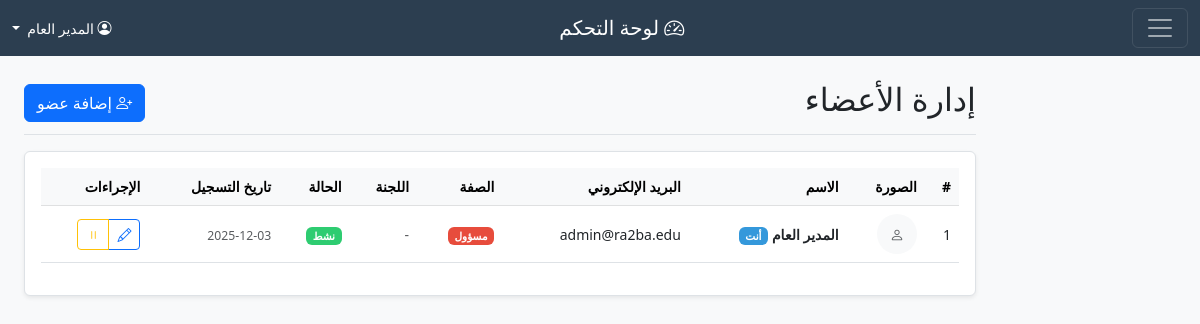
/admin/members.php (signed in), run on the app's committed database.
### tables this page shows
CREATE TABLE users (
    id INT PRIMARY KEY AUTO_INCREMENT,
    name VARCHAR(100) NOT NULL,
    email VARCHAR(100) UNIQUE NOT NULL,
    password VARCHAR(255) NOT NULL,
    role ENUM('admin', 'editor', 'supervisor') DEFAULT 'editor',
    committee VARCHAR(50),
    status ENUM('active', 'inactive') DEFAULT 'active',
    created_at TIMESTAMP DEFAULT CURRENT_TIMESTAMP,
    updated_at TIMESTAMP DEFAULT CURRENT_TIMESTAMP ON UPDATE CURRENT_TIMESTAMP
);

### admin/members.php (the view, shortened to what this page needs)
<?php
require_once '../functions.php';
include 'includes/header.php';
$stmt = $pdo->query("
    SELECT * FROM users
    ORDER BY created_at DESC
");
$members = $stmt->fetchAll();
?>
<div class="container-fluid mt-5">
    <div class="row">
        <main class="col-md-9 ms-sm-auto col-lg-10 px-md-4">
            <div class="d-flex justify-content-between flex-wrap flex-md-nowrap align-items-center pt-3 pb-2 mb-3 border-bottom">
                <h1 class="h2">إدارة الأعضاء</h1>
                <div class="btn-toolbar mb-2 mb-md-0">
                    <a href="member-add.php" class="btn btn-primary">
                        <i class="bi bi-person-plus"></i> إضافة عضو
                    </a>
                </div>
            </div>
            <div class="card">
                <div class="card-body">
                    <div class="table-responsive">
                        <table class="table table-hover">
                            <thead class="table-light">
                                <tr>
                                    <th>#</th>
                                    <th>الصورة</th>
                                    <th>الاسم</th>
                                    <th>البريد الإلكتروني</th>
                                    <th>الصفة</th>
                                    <th>اللجنة</th>
                                    <th>الحالة</th>
                                    <th>تاريخ التسجيل</th>
                                    <th>الإجراءات</th>
                                </tr>
                            </thead>
                            <tbody>
                                <?php if(empty($members)): ?>
                                <tr>
                                    <td colspan="9" class="text-center text-muted py-4">
                                        <i class="bi bi-people display-4 d-block mb-2"></i>
                                        لا توجد أعضاء
                                    </td>
                                </tr>
                                <?php else: ?>
                                <?php foreach($members as $index => $member): ?>
                                <tr>
                                    <td><?php echo $index + 1; ?></td>
                                    <td>
                                        <div class="bg-light rounded-circle d-flex align-items-center justify-content-center"
                                             style="width: 40px; height: 40px;">
                                            <i class="bi bi-person text-muted"></i>
                                        </div>
                                    </td>
                                    <td>
                                        <strong><?php echo $member['name']; ?></strong>
                                        <?php if($member['id'] == $_SESSION['user_id']): ?>
                                        <span class="badge bg-primary">أنت</span>
                                        <?php endif; ?>
                                    </td>
                                    <td><?php echo $member['email']; ?></td>
                                    <td>
                                        <span class="badge bg-<?php echo $member['role'] === 'admin' ? 'danger' : ($member['role'] === 'editor' ? 'warning' : 'info'); ?>">
                                            <?php echo $member['role'] === 'admin' ? 'مسؤول' : ($member['role'] === 'editor' ? 'محرر' : 'مشرف'); ?>
                                        </span>
                                    </td>
                                    <td>
                                        <?php if($member['committee']): ?>
                                        <span class="badge bg-secondary"><?php echo $member['committee']; ?></span>
                                        <?php else: ?>
                                        <span class="text-muted">-</span>
                                        <?php endif; ?>
                                    </td>
                                    <td>
                                        <span class="badge bg-<?php echo $member['status'] === 'active' ? 'success' : 'secondary'; ?>">
                                            <?php echo $member['status'] === 'active' ? 'نشط' : 'غير نشط'; ?>
                                        </span>
                                    </td>
                                    <td>
                                        <small class="text-muted"><?php echo date('Y-m-d', strtotime($member['created_at'])); ?></small>
                                    </td>
                                    <td>
                                        <div class="btn-group btn-group-sm">
                                            <a href="member-edit.php?id=<?php echo $member['id']; ?>"
                                               class="btn btn-outline-primary" title="تعديل">
                                                <i class="bi bi-pencil"></i>
                                            </a>
                                            <a href="members.php?toggle=<?php echo $member['id']; ?>"
                                               class="btn btn-outline-<?php echo $member['status'] === 'active' ? 'warning' : 'success'; ?>"
                                               title="<?php echo $member['status'] === 'active' ? 'تعطيل' : 'تفعيل'; ?>">
                                                <i class="bi bi-<?php echo $member['status'] === 'active' ? 'pause' : 'play'; ?>"></i>
                                            </a>
                                        </div>
                                    </td>
                                </tr>
                                <?php endforeach; ?>
                                <?php endif; ?>
                            </tbody>
                        </table>
                    </div>
                </div>
            </div>
        </main>
    </div>
</div>
<?php include 'includes/footer.php'; ?>

### css/admin.css (style rules this page uses)
body { background-color: #f8f9fa; font-size: 0.875rem; }
main { padding-top: 1rem; }
.card { box-shadow: 0 0.125rem 0.25rem rgba(0, 0, 0, 0.075); border: 1px solid #dee2e6; }
.table th { border-top: none; font-weight: 600; font-size: 0.875rem; }
.table td { vertical-align: middle; font-size: 0.875rem; }
.bg-primary { background-color: #3498db !important; }
.bg-success { background-color: #2ecc71 !important; }
.bg-danger { background-color: #e74c3c !important; }

### data on the page
users: name "المدير العام", shows "أنت", email "admin@ra2ba.edu", role "مسؤول", status "نشط", created_at "2025-12-03"

### other printed values
$_SESSION['user_name'] "المدير العام"
